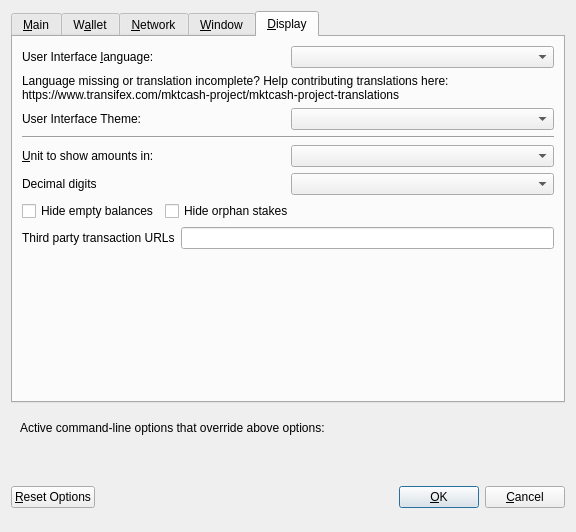
<?xml version="1.0" encoding="UTF-8"?>
<ui version="4.0">
 <class>OptionsDialog</class>
 <widget class="QDialog" name="OptionsDialog">
  <property name="geometry">
   <rect>
    <x>0</x>
    <y>0</y>
    <width>576</width>
    <height>532</height>
   </rect>
  </property>
  <property name="windowTitle">
   <string>Options</string>
  </property>
  <property name="modal">
   <bool>true</bool>
  </property>
  <layout class="QVBoxLayout" name="verticalLayout">
   <item>
    <widget class="QTabWidget" name="tabWidget">
     <property name="currentIndex">
      <number>4</number>
     </property>
     <widget class="QWidget" name="tabMain">
      <attribute name="title">
       <string>&amp;Main</string>
      </attribute>
      <layout class="QVBoxLayout" name="verticalLayout_Main">
       <item>
        <widget class="QCheckBox" name="bitcoinAtStartup">
         <property name="toolTip">
          <string>Automatically start MCH after logging in to the system.</string>
         </property>
         <property name="text">
          <string>&amp;Start MCH on system login</string>
         </property>
        </widget>
       </item>
       <item>
        <layout class="QHBoxLayout" name="horizontalLayout_2_Main">
         <item>
          <widget class="QLabel" name="databaseCacheLabel">
           <property name="text">
            <string>Size of &amp;database cache</string>
           </property>
           <property name="textFormat">
            <enum>Qt::PlainText</enum>
           </property>
           <property name="buddy">
            <cstring>databaseCache</cstring>
           </property>
          </widget>
         </item>
         <item>
          <widget class="QSpinBox" name="databaseCache"/>
         </item>
         <item>
          <widget class="QLabel" name="databaseCacheUnitLabel">
           <property name="text">
            <string>MB</string>
           </property>
           <property name="textFormat">
            <enum>Qt::PlainText</enum>
           </property>
          </widget>
         </item>
         <item>
          <spacer name="horizontalSpacer_2_Main">
           <property name="orientation">
            <enum>Qt::Horizontal</enum>
           </property>
           <property name="sizeHint" stdset="0">
            <size>
             <width>40</width>
             <height>20</height>
            </size>
           </property>
          </spacer>
         </item>
        </layout>
       </item>
       <item>
        <layout class="QHBoxLayout" name="horizontalLayout_3_Main">
         <item>
          <widget class="QLabel" name="threadsScriptVerifLabel">
           <property name="text">
            <string>Number of script &amp;verification threads</string>
           </property>
           <property name="textFormat">
            <enum>Qt::PlainText</enum>
           </property>
           <property name="buddy">
            <cstring>threadsScriptVerif</cstring>
           </property>
          </widget>
         </item>
         <item>
          <widget class="QSpinBox" name="threadsScriptVerif">
           <property name="toolTip">
            <string>(0 = auto, &lt;0 = leave that many cores free)</string>
           </property>
          </widget>
         </item>
         <item>
          <spacer name="horizontalSpacer_3_Main">
           <property name="orientation">
            <enum>Qt::Horizontal</enum>
           </property>
           <property name="sizeHint" stdset="0">
            <size>
             <width>40</width>
             <height>20</height>
            </size>
           </property>
          </spacer>
         </item>
        </layout>
       </item>
       <item>
        <spacer name="verticalSpacer_2">
         <property name="orientation">
          <enum>Qt::Vertical</enum>
         </property>
         <property name="sizeHint" stdset="0">
          <size>
           <width>20</width>
           <height>40</height>
          </size>
         </property>
        </spacer>
       </item>
       <item>
        <layout class="QHBoxLayout" name="horizontalLayout_3"/>
       </item>
       <item>
        <layout class="QHBoxLayout" name="horizontalLayout" stretch="">
         <property name="sizeConstraint">
          <enum>QLayout::SetFixedSize</enum>
         </property>
        </layout>
       </item>
      </layout>
     </widget>
     <widget class="QWidget" name="tabWallet">
      <attribute name="title">
       <string>W&amp;allet</string>
      </attribute>
      <layout class="QVBoxLayout" name="verticalLayout_Wallet">
       <item>
        <layout class="QHBoxLayout" name="horizontalLayout_2_Wallet">
         <item>
          <widget class="QLabel" name="labelStakeSplitThresholdText">
           <property name="text">
            <string>Stake split threshold:</string>
           </property>
          </widget>
         </item>
         <item>
          <widget class="QSpinBox" name="spinBoxStakeSplitThreshold">
           <property name="minimum">
            <number>1</number>
           </property>
           <property name="maximum">
            <number>999999</number>
           </property>
          </widget>
         </item>
        </layout>
       </item>
       <item>
        <widget class="QGroupBox" name="groupBox">
         <property name="title">
          <string>Expert</string>
         </property>
         <layout class="QVBoxLayout" name="verticalLayout_2">
          <item>
           <widget class="QCheckBox" name="coinControlFeatures">
            <property name="toolTip">
             <string>Whether to show coin control features or not.</string>
            </property>
            <property name="text">
             <string>Enable coin &amp;control features</string>
            </property>
           </widget>
          </item>
          <item>
           <widget class="QCheckBox" name="showMasternodesTab">
            <property name="toolTip">
             <string>Show additional tab listing all your masternodes in first sub-tab&lt;br/&gt;and all masternodes on the network in second sub-tab.</string>
            </property>
            <property name="text">
             <string>Show Masternodes Tab</string>
            </property>
           </widget>
          </item>
          <item>
           <widget class="QCheckBox" name="spendZeroConfChange">
            <property name="toolTip">
             <string>If you disable the spending of unconfirmed change, the change from a transaction&lt;br/&gt;cannot be used until that transaction has at least one confirmation.&lt;br/&gt;This also affects how your balance is computed.</string>
            </property>
            <property name="text">
             <string>&amp;Spend unconfirmed change</string>
            </property>
           </widget>
          </item>
         </layout>
        </widget>
       </item>
       <item>
        <spacer name="verticalSpacer_Wallet">
         <property name="orientation">
          <enum>Qt::Vertical</enum>
         </property>
         <property name="sizeHint" stdset="0">
          <size>
           <width>20</width>
           <height>40</height>
          </size>
         </property>
        </spacer>
       </item>
      </layout>
     </widget>
     <widget class="QWidget" name="tabNetwork">
      <attribute name="title">
       <string>&amp;Network</string>
      </attribute>
      <layout class="QVBoxLayout" name="verticalLayout_Network">
       <item>
        <widget class="QCheckBox" name="mapPortUpnp">
         <property name="toolTip">
          <string>Automatically open the MCH client port on the router. This only works when your router supports UPnP and it is enabled.</string>
         </property>
         <property name="text">
          <string>Map port using &amp;UPnP</string>
         </property>
        </widget>
       </item>
       <item>
        <widget class="QCheckBox" name="allowIncoming">
         <property name="toolTip">
          <string>Accept connections from outside</string>
         </property>
         <property name="text">
          <string>Allow incoming connections</string>
         </property>
        </widget>
       </item>
       <item>
        <widget class="QCheckBox" name="connectSocks">
         <property name="toolTip">
          <string>Connect to the MCH network through a SOCKS5 proxy.</string>
         </property>
         <property name="text">
          <string>&amp;Connect through SOCKS5 proxy (default proxy):</string>
         </property>
        </widget>
       </item>
       <item>
        <layout class="QHBoxLayout" name="horizontalLayout_1_Network">
         <item>
          <widget class="QLabel" name="proxyIpLabel">
           <property name="text">
            <string>Proxy &amp;IP:</string>
           </property>
           <property name="textFormat">
            <enum>Qt::PlainText</enum>
           </property>
           <property name="buddy">
            <cstring>proxyIp</cstring>
           </property>
          </widget>
         </item>
         <item>
          <widget class="QValidatedLineEdit" name="proxyIp">
           <property name="minimumSize">
            <size>
             <width>140</width>
             <height>0</height>
            </size>
           </property>
           <property name="maximumSize">
            <size>
             <width>140</width>
             <height>16777215</height>
            </size>
           </property>
           <property name="toolTip">
            <string>IP address of the proxy (e.g. IPv4: 127.0.0.1 / IPv6: ::1)</string>
           </property>
          </widget>
         </item>
         <item>
          <widget class="QLabel" name="proxyPortLabel">
           <property name="text">
            <string>&amp;Port:</string>
           </property>
           <property name="textFormat">
            <enum>Qt::PlainText</enum>
           </property>
           <property name="buddy">
            <cstring>proxyPort</cstring>
           </property>
          </widget>
         </item>
         <item>
          <widget class="QLineEdit" name="proxyPort">
           <property name="minimumSize">
            <size>
             <width>55</width>
             <height>0</height>
            </size>
           </property>
           <property name="maximumSize">
            <size>
             <width>55</width>
             <height>16777215</height>
            </size>
           </property>
           <property name="toolTip">
            <string>Port of the proxy (e.g. 9050)</string>
           </property>
          </widget>
         </item>
         <item>
          <spacer name="horizontalSpacer_1_Network">
           <property name="orientation">
            <enum>Qt::Horizontal</enum>
           </property>
           <property name="sizeHint" stdset="0">
            <size>
             <width>40</width>
             <height>20</height>
            </size>
           </property>
          </spacer>
         </item>
        </layout>
       </item>
       <item>
        <spacer name="verticalSpacer_Network">
         <property name="orientation">
          <enum>Qt::Vertical</enum>
         </property>
         <property name="sizeHint" stdset="0">
          <size>
           <width>20</width>
           <height>40</height>
          </size>
         </property>
        </spacer>
       </item>
      </layout>
     </widget>
     <widget class="QWidget" name="tabWindow">
      <attribute name="title">
       <string>&amp;Window</string>
      </attribute>
      <layout class="QVBoxLayout" name="verticalLayout_Window">
       <item>
        <widget class="QCheckBox" name="minimizeToTray">
         <property name="toolTip">
          <string>Show only a tray icon after minimizing the window.</string>
         </property>
         <property name="text">
          <string>&amp;Minimize to the tray instead of the taskbar</string>
         </property>
        </widget>
       </item>
       <item>
        <widget class="QCheckBox" name="minimizeOnClose">
         <property name="toolTip">
          <string>Minimize instead of exit the application when the window is closed. When this option is enabled, the application will be closed only after selecting Quit in the menu.</string>
         </property>
         <property name="text">
          <string>M&amp;inimize on close</string>
         </property>
        </widget>
       </item>
       <item>
        <spacer name="verticalSpacer_Window">
         <property name="orientation">
          <enum>Qt::Vertical</enum>
         </property>
         <property name="sizeHint" stdset="0">
          <size>
           <width>20</width>
           <height>40</height>
          </size>
         </property>
        </spacer>
       </item>
      </layout>
     </widget>
     <widget class="QWidget" name="tabDisplay">
      <attribute name="title">
       <string>&amp;Display</string>
      </attribute>
      <layout class="QVBoxLayout" name="verticalLayout_Display">
       <item>
        <layout class="QHBoxLayout" name="horizontalLayout_1_Display">
         <item>
          <widget class="QLabel" name="langLabel">
           <property name="text">
            <string>User Interface &amp;language:</string>
           </property>
           <property name="textFormat">
            <enum>Qt::PlainText</enum>
           </property>
           <property name="buddy">
            <cstring>lang</cstring>
           </property>
          </widget>
         </item>
         <item>
          <widget class="QValueComboBox" name="lang">
           <property name="toolTip">
            <string>The user interface language can be set here. This setting will take effect after restarting MCH.</string>
           </property>
          </widget>
         </item>
        </layout>
       </item>
       <item>
        <widget class="QLabel" name="label_3">
         <property name="toolTip">
          <string notr="true"/>
         </property>
         <property name="statusTip">
          <string notr="true"/>
         </property>
         <property name="whatsThis">
          <string notr="true"/>
         </property>
         <property name="accessibleName">
          <string notr="true"/>
         </property>
         <property name="text">
          <string>Language missing or translation incomplete? Help contributing translations here:
https://www.transifex.com/mktcash-project/mktcash-project-translations</string>
         </property>
         <property name="wordWrap">
          <bool>true</bool>
         </property>
         <property name="openExternalLinks">
          <bool>true</bool>
         </property>
         <property name="textInteractionFlags">
          <set>Qt::TextBrowserInteraction</set>
         </property>
        </widget>
       </item>
       <item>
        <layout class="QHBoxLayout" name="horizontalLayout_2_Display" stretch="0,0">
         <item>
          <widget class="QLabel" name="themeLabel">
           <property name="text">
            <string>User Interface Theme:</string>
           </property>
          </widget>
         </item>
         <item>
          <widget class="QValueComboBox" name="theme"/>
         </item>
        </layout>
       </item>
       <item>
        <widget class="Line" name="line">
         <property name="orientation">
          <enum>Qt::Horizontal</enum>
         </property>
        </widget>
       </item>
       <item>
        <layout class="QHBoxLayout" name="horizontalLayout_3_Display">
         <item>
          <widget class="QLabel" name="unitLabel">
           <property name="text">
            <string>&amp;Unit to show amounts in:</string>
           </property>
           <property name="textFormat">
            <enum>Qt::PlainText</enum>
           </property>
           <property name="buddy">
            <cstring>unit</cstring>
           </property>
          </widget>
         </item>
         <item>
          <widget class="QValueComboBox" name="unit">
           <property name="toolTip">
            <string>Choose the default subdivision unit to show in the interface and when sending coins.</string>
           </property>
          </widget>
         </item>
        </layout>
       </item>
       <item>
        <layout class="QHBoxLayout" name="horizontalLayout_4_Display">
         <item>
          <widget class="QLabel" name="digitsLabel">
           <property name="text">
            <string>Decimal digits</string>
           </property>
          </widget>
         </item>
         <item>
          <widget class="QValueComboBox" name="digits"/>
         </item>
        </layout>
       </item>
       <item>
        <layout class="QHBoxLayout" name="horizontalLayout_5_Display">
         <item>
          <widget class="QCheckBox" name="checkBoxHideZeroBalances">
           <property name="toolTip">
            <string>Hide empty balances</string>
           </property>
           <property name="layoutDirection">
            <enum>Qt::LeftToRight</enum>
           </property>
           <property name="text">
            <string>Hide empty balances</string>
           </property>
          </widget>
         </item>
         <item>
          <widget class="QCheckBox" name="checkBoxHideOrphans">
           <property name="toolTip">
            <string>Hide orphan stakes in transaction lists</string>
           </property>
           <property name="text">
            <string>Hide orphan stakes</string>
           </property>
          </widget>
         </item>
         <item>
          <spacer name="horizontalSpacer">
           <property name="orientation">
            <enum>Qt::Horizontal</enum>
           </property>
           <property name="sizeHint" stdset="0">
            <size>
             <width>40</width>
             <height>20</height>
            </size>
           </property>
          </spacer>
         </item>
        </layout>
       </item>
       <item>
        <layout class="QHBoxLayout" name="horizontalLayout_6_Display">
         <item>
          <widget class="QLabel" name="thirdPartyTxUrlsLabel">
           <property name="toolTip">
            <string>Third party URLs (e.g. a block explorer) that appear in the transactions tab as context menu items. %s in the URL is replaced by transaction hash. Multiple URLs are separated by vertical bar |.</string>
           </property>
           <property name="text">
            <string>Third party transaction URLs</string>
           </property>
           <property name="buddy">
            <cstring>thirdPartyTxUrls</cstring>
           </property>
          </widget>
         </item>
         <item>
          <widget class="QLineEdit" name="thirdPartyTxUrls">
           <property name="toolTip">
            <string>Third party URLs (e.g. a block explorer) that appear in the transactions tab as context menu items. %s in the URL is replaced by transaction hash. Multiple URLs are separated by vertical bar |.</string>
           </property>
          </widget>
         </item>
        </layout>
       </item>
       <item>
        <spacer name="verticalSpacer">
         <property name="orientation">
          <enum>Qt::Vertical</enum>
         </property>
         <property name="sizeHint" stdset="0">
          <size>
           <width>20</width>
           <height>40</height>
          </size>
         </property>
        </spacer>
       </item>
      </layout>
     </widget>
    </widget>
   </item>
   <item>
    <widget class="QFrame" name="frame">
     <layout class="QVBoxLayout" name="verticalLayout_Bottom">
      <item>
       <layout class="QHBoxLayout" name="horizontalLayout_Bottom">
        <item>
         <widget class="QLabel" name="overriddenByCommandLineInfoLabel">
          <property name="text">
           <string>Active command-line options that override above options:</string>
          </property>
          <property name="textFormat">
           <enum>Qt::PlainText</enum>
          </property>
         </widget>
        </item>
        <item>
         <spacer name="horizontalSpacer_Bottom">
          <property name="orientation">
           <enum>Qt::Horizontal</enum>
          </property>
          <property name="sizeHint" stdset="0">
           <size>
            <width>40</width>
            <height>20</height>
           </size>
          </property>
         </spacer>
        </item>
       </layout>
      </item>
      <item>
       <widget class="QLabel" name="overriddenByCommandLineLabel">
        <property name="text">
         <string/>
        </property>
        <property name="textFormat">
         <enum>Qt::PlainText</enum>
        </property>
        <property name="wordWrap">
         <bool>true</bool>
        </property>
       </widget>
      </item>
     </layout>
    </widget>
   </item>
   <item>
    <layout class="QHBoxLayout" name="horizontalLayout_Buttons">
     <item>
      <widget class="QPushButton" name="resetButton">
       <property name="toolTip">
        <string>Reset all client options to default.</string>
       </property>
       <property name="text">
        <string>&amp;Reset Options</string>
       </property>
       <property name="autoDefault">
        <bool>false</bool>
       </property>
      </widget>
     </item>
     <item>
      <spacer name="horizontalSpacer_1">
       <property name="orientation">
        <enum>Qt::Horizontal</enum>
       </property>
       <property name="sizeHint" stdset="0">
        <size>
         <width>40</width>
         <height>48</height>
        </size>
       </property>
      </spacer>
     </item>
     <item>
      <widget class="QLabel" name="statusLabel">
       <property name="minimumSize">
        <size>
         <width>200</width>
         <height>0</height>
        </size>
       </property>
       <property name="font">
        <font>
         <weight>75</weight>
         <bold>true</bold>
        </font>
       </property>
       <property name="text">
        <string/>
       </property>
       <property name="textFormat">
        <enum>Qt::PlainText</enum>
       </property>
       <property name="wordWrap">
        <bool>true</bool>
       </property>
      </widget>
     </item>
     <item>
      <spacer name="horizontalSpacer_2">
       <property name="orientation">
        <enum>Qt::Horizontal</enum>
       </property>
       <property name="sizeHint" stdset="0">
        <size>
         <width>40</width>
         <height>48</height>
        </size>
       </property>
      </spacer>
     </item>
     <item>
      <widget class="QPushButton" name="okButton">
       <property name="text">
        <string>&amp;OK</string>
       </property>
       <property name="autoDefault">
        <bool>false</bool>
       </property>
       <property name="default">
        <bool>true</bool>
       </property>
      </widget>
     </item>
     <item>
      <widget class="QPushButton" name="cancelButton">
       <property name="text">
        <string>&amp;Cancel</string>
       </property>
       <property name="autoDefault">
        <bool>false</bool>
       </property>
      </widget>
     </item>
    </layout>
   </item>
  </layout>
 </widget>
 <customwidgets>
  <customwidget>
   <class>QValidatedLineEdit</class>
   <extends>QLineEdit</extends>
   <header>qvalidatedlineedit.h</header>
  </customwidget>
  <customwidget>
   <class>QValueComboBox</class>
   <extends>QComboBox</extends>
   <header>qvaluecombobox.h</header>
  </customwidget>
 </customwidgets>
 <resources/>
 <connections/>
</ui>
